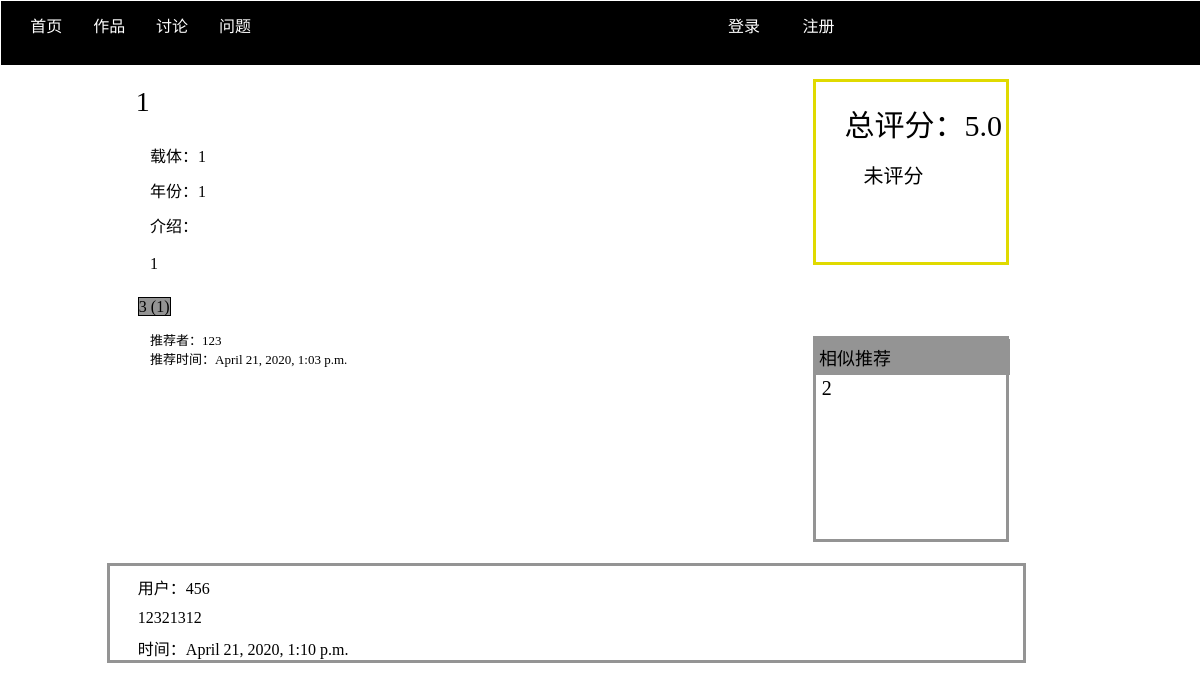
Screenshot of /work/1/ with the database file from the repository.
### web/models.py (models this page shows, shortened)
class User(models.Model):
    id = models.AutoField(primary_key=True)
    name = models.TextField()
    password = models.TextField()
    email = models.TextField()
    class Meta:
        verbose_name = '用户'
        verbose_name_plural = verbose_name

class Post(models.Model):
    id = models.AutoField(primary_key=True)
    tag = models.TextField()
    uid = models.IntegerField()
    cid = models.IntegerField()
    date = models.DateTimeField(auto_now_add=True)
    delete = models.BooleanField()
    class Meta:
        verbose_name = '帖子'
        verbose_name_plural = verbose_name

class Comment(models.Model):
    id = models.AutoField(primary_key=True)
    pid = models.IntegerField()
    tag = models.TextField()
    content = models.TextField()
    class Meta:
        verbose_name = '评论'
        verbose_name_plural = verbose_name

### web/views.py (the view, shortened to what this page needs)
# urls.py: path('work/<int:id>/', web_views.work),
def work(request,id):
    db_post =  models.Post.objects.get(id = id)
    post = {}
    post["writter_id"] = db_post.uid
    post["writter_name"] = models.User.objects.get(id = db_post.uid).name
    post["date"] = db_post.date
    db_work = models.Work.objects.get(id = db_post.cid)
    work = {}
    work["name"] = db_work.name
    work["carry"] = db_work.carry
    work["year"] = db_work.year
    work["introduction"] = db_work.introduction
    comment_list = []
    all_comment = models.Comment.objects.filter(pid = db_post.id)
    for entry in all_comment:
        c_post = models.Post.objects.get(tag = "work_comment", cid = entry.id)
        if c_post.delete == False:
            new_entry = {}
            new_entry["id"] = c_post.id
            new_entry["writter_id"] = c_post.uid
            new_entry["writter_name"] = models.User.objects.get(id = c_post.uid).name
            new_entry["content"] = entry.content
            new_entry["date"] = c_post.date
            comment_list.append(new_entry)
    score = {}
    score["avg_s"] = models.Score.objects.filter(wid = db_work.id, name = "总分").aggregate(avg_s=Avg("score"))["avg_s"]
    try:
        score["user_s"] = models.Score.objects.get(wid = db_work.id, uid = request.session.get('user_id',None), name = "总分").score
    except:
        score["user_s"] = False
    collection = ""
    if request.session.get('is_login',None):
        try:
            models.Collection.objects.get(tag = "work_collection", pid = db_post.id, uid = request.session.get('user_id',None))
            collection = "collection_button_1"
        except:
            collection = "collection_button_2"
    tag_list = []
    all_tag = models.Tag.objects.filter(wid = db_work.id).values('name').annotate(count_n=Count("name"))
    choose_work_id = {}
    for entry in all_tag:
        new_entry = {}
        new_entry["name"] = entry["name"]
        new_entry["count"] = entry["count_n"]
        tag_list.append(new_entry)
        choose_tag = models.Tag.objects.filter(name = entry["name"]).values('wid').distinct()
        for entry_2 in choose_tag:
            if entry_2["wid"] != db_work.id:
                if entry_2["wid"] not in choose_work_id.keys():
                    choose_work_id[entry_2["wid"]] = 1
                else:
                    choose_work_id[entry_2["wid"]] = choose_work_id[entry_2["wid"]] + 1
    choose_work_id = sorted(choose_work_id.items(), key = lambda kv:kv[1], reverse=True)
    choose_work_list = []
    counter = 0
    for entry in choose_work_id:
        if counter >= 5:
            break
        new_entry = {}
        new_entry["id"] = models.Post.objects.get(tag = "work", cid = entry[0]).id
        new_entry["name"] = models.Work.objects.get(id = entry[0]).name
        choose_work_list.append(new_entry)
        counter = counter + 1
    return render(request, 'work.html', {"post":post, "work":work, "comment_list":comment_list, "score":score, "collection":collection, "tag_list":tag_list, "choose_work_list":choose_work_list})

### web/templates/work.html (shortened to what this page needs)
<!DOCTYPE html>
<html lang="zh-CN">
<head>
    <link rel="stylesheet" type="text/css" href="../../../static/css/base.css">
    <link rel="stylesheet" type="text/css" href="../../../static/css/work.css">
    <link rel="stylesheet" type="text/css" href="../../../static/css/score.css">
    <link rel="stylesheet" type="text/css" href="../../../static/css/comment.css">
    <link rel="stylesheet" type="text/css" href="../../../static/css/collection.css">
    <link rel="stylesheet" type="text/css" href="../../../static/css/tag.css">
    <link rel="stylesheet" type="text/css" href="../../static/css/message.css">
</head>
<body>
    <div class="top_menu">
        <ul class="link_menu">
            <li class="item"><a class="jump" href="/home/">首页</a></li>
            <li class="item"><a class="jump" href="/works/all/all/all/date/">作品</a></li>
            <li class="item"><a class="jump" href="/disscussion/">讨论</a></li>
            <li class="item"><a class="jump" href="/question/">问题</a></li>
        </ul>
        <ul class="user_menu">
            {% if request.session.is_login %}
                <li class="item"><a class="jump" href="/user/">{{ request.session.user_name }}</a></li>
                <li class="item"><a class="jump" href="/write/work/">推荐作品</a></li>
                <li class="item"><a class="jump" href="/logout/">注销</a></li>
            {% else %}
                <li class="item"><a class="jump" href="/signin/">登录</a></li>
                <li class="item"><a class="jump" href="/login/">注册</a></li>
            {% endif %}
        </ul>
    </div>
    <div class='work_box'>
        <div class="work_box-group_1">
            <div class="">{{work.name}}</div><br>
        </div>
        <div class="work_box-group_2">
            <div>载体：{{work.carry}}</div><br>
        </div>
        <div class="work_box-group_2">
            <div>年份：{{work.year}}</div><br>
        </div>
        <div class="work_box-group_2">
            <div>介绍：</div><br>
            <div>{{work.introduction}}</div><br>
        </div>
        <div class="tag_box">
            {% for entry in tag_list %}
                <div class="tag-group">
                    {{entry.name}} ({{entry.count}})
                </div>
            {% endfor %}
        </div>
        <div class="user_date">
            {% if post.writter_id != request.session.user_id and request.session.is_login %}
                <a class="write_message_jump" href="/write/message/{{post.writter_id}}/">推荐者：{{post.writter_name}}</a>
            {% else %}
                <div>推荐者：{{post.writter_name}}</div>
            {% endif %}
            <div>推荐时间：{{post.date}}</div>
        </div>
    </div>
    <div class="score_box">
        <div class="avg_score">
            {% if score.avg_s %}
                总评分：{{score.avg_s}}
            {% else %}
                无评分
            {% endif %}
            </div>
        <div class="user_score">
            {% if score.user_s %}
                自评分：{{score.user_s}}
            {% else %}
                未评分
            {% endif %}
        </div>
    </div>
    <div class="choose_work_list">
        <div class="choose_title">相似推荐</div>
        {% for entry in choose_work_list %}
            <div class="list-group">
                <a class="list_jump" href="../{{entry.id}}/">{{entry.name}}</a>
            </div>
        {% empty %}
            <div class="list-group">
                无
            </div>
        {% endfor %}
    </div>
    <div class="comment_list">
        {% for comment in comment_list %}
            <div class="comment-group">
                <div class="comment-row">
                    {% if comment.writter_id != request.session.user_id and request.session.is_login %}
                        <a class="write_message_jump" href="/write/message/{{comment.writter_id}}/">用户：{{comment.writter_name}}</a>
                    {% else %}
                        用户：{{comment.writter_name}}
                    {% endif %}
                </div>
                <div class="comment-row">
                    {{comment.content}}
                </div>
                <div class="comment-row">
                    时间：{{comment.date}}
                </div>
            </div>
        {% empty %}
            <div class="comment-row">
                无评论
            </div>
        {% endfor %}
    </div>
</body>
</html>

### web/static/css/base.css (style rules this page uses)
.top_menu { background-color:#000000; height:8%; width:100%; margin-top:-0.6%; margin-left:-0.6%; position:fixed; color:#FFFFFF; }
ul.link_menu { display:inline; float:left; height:100%; width:28%; margin-top:1%; margin-left:-2%; list-style-type:none; }
li.item { display:inline; margin:1% 4%; }
a.jump { color:#FFFFFF; text-decoration:none; }
ul.user_menu { display:inline; float:right; height:100%; width:40%; margin-top:1%; margin-right:1%; }

### web/static/css/work.css (style rules this page uses)
.work_box-group_1 { margin-top:1%; margin-left:8%; font-size:28px; }
.work_box-group_2 { margin-top:-1%; margin-left:10%; font-size:16px; }
.work_box { float:left; height:40%; width:60%; margin-top:6%; margin-left:6%; }
.user_date { margin-top:2%; margin-left:10%; font-size:13px; }
.choose_work_list { float:left; width:16%; height:200px; margin-top:6%; margin-left:2%; border-style:solid; border-color:#949494; border-width:3px; }
.choose_title { width:99%; margin-top:0%; margin-left:0%; padding:5px 3px; background-color:#949494; font-size:18px; }
.list-group { margin-top:1%; margin-left:3%; }
a.list_jump { font-size:20px; color:#000000; text-decoration:none; }

### web/static/css/score.css (style rules this page uses)
.score_box { float:left; height:180px; width:16%; margin-top:6%; margin-left:2%; border-style:solid; border-color:#e0da00; border-width:3px; }
.avg_score { margin-top:10%; margin-left:15%; font-size:30px }
.user_score { margin-top:8%; margin-left:25%; font-size:20px }

### web/static/css/comment.css (style rules this page uses)
.comment_list { float:left; width:80%; margin-top:1%; margin-bottom:3%; margin-left:6%; }
.comment-group { margin-top:1%; margin-left:3%; border-style:solid; border-color:#949494; border-width:3px; }
.comment-row { margin-top:1%; margin-left:3%; }

### web/static/css/tag.css (style rules this page uses)
.tag_box { margin-top:1%; margin-left:8%; }
.tag-group { display:inline; height:20px; width:48px; margin:2px 2px; background-color:#949494; border-style:solid; border-color:#000000; border-width:1px; }

### rows the page displays
User: writter_name "123"
Post: date "April 21, 2020, 1:03 p.m."
User: writter_name "456"
Comment: content "12321312"
Post: date "April 21, 2020, 1:10 p.m."

### other values shown
{{ work.name }} "1"
{{ work.carry }} "1"
{{ work.year }} "1"
{{ work.introduction }} "1"
{{ entry.name }} "3"
{{ entry.count }} "1"
{{ score.avg_s }} "5.0"
{{ entry.name }} "2"
